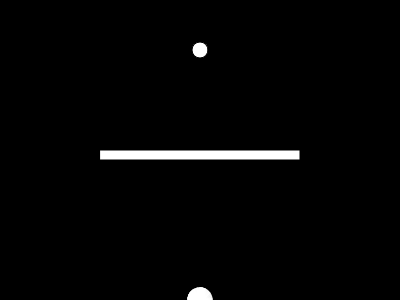
Frame 1 (no input)
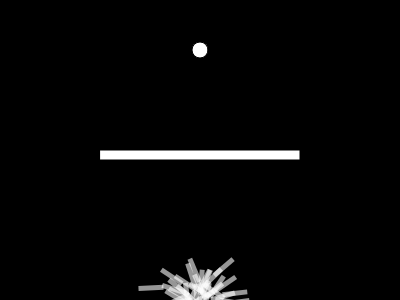
Frame 60 (no input)
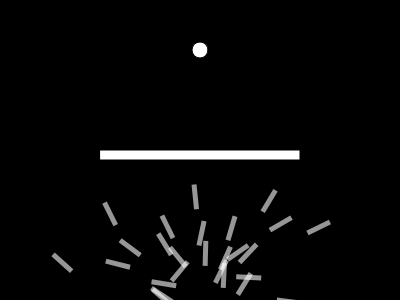
Frame 120 (the mouse pressed at the canvas centre since frame 60)

The p5.js sketch that drew these frames (run headless with seeded random() and noise() and a simulated clock; from frame 60 on, the mouse is pressed at the canvas centre):

// p5.js sketch
// ── sketch.js
let rocket;
let population;
let lifespan = 400
let lifeP;
let Gen;
let generation = 0;
let count = 0;
let target;
let stuck;
let s = 0;
let rx = 100;
let ry = 150;
let rw = 200;
let rh = 10
function setup() {
  createCanvas(400, 300)
  rocket = new Rocket()
  population = new Population()
  lifeP =  createP()
  Gen = createP()
  stuck =  createP()
  target = createVector(width/2, 50)
}


function draw() {

  background(0)
  population.run()
  lifeP.html(count)
  Gen.html(`generation : ${generation}`)
  stuck.html(`reached target : ${s}`)
  count++
  if(count == lifespan) {
    population.evaluate()
    population.selection()
   generation++
    count = 0
    s = 0;
  }


  ellipse(target.x ,  target.y , 16, 16)

  fill(255)
  rect(rx,ry,rw,rh)
}


function Population() {
  this.rockets  = []
  this.popsize = 50
  this.matingPool = []

  for(let i = 0 ; i < this.popsize ; i++) {
    this.rockets[i] = new Rocket()
  }

  let maxFitness = 0

  this.evaluate = function() {
           for (let i = 0; i < this.popsize; i++) {
           
            this.rockets[i].calculateFitness()
            if(this.rockets[i].fitness > maxFitness) {
              maxFitness = this.rockets[i].fitness
            }

           }

           for (let i = 0; i < this.popsize; i++) {
           
            this.rockets[i].fitness /= maxFitness;
            
           }

           this.matingPool = []

           for (let i = 0; i < this.popsize; i++) {
           
            let n = this.rockets[i].fitness * 100

            for (let j = 0; j < n; j++) {
              
              this.matingPool.push(this.rockets[i])
              
            }

            
           }
  }


  this.selection = function() {

    let newRockets = []

    for(let i = 0; i < this.rockets.length ; i++) {

    let parentA = random(this.matingPool).dna
    let parentB = random(this.matingPool).dna
    let child = parentA.crossOver(parentB)
    child.mutation()
    newRockets[i] = new Rocket(child)


    }

    this.rockets = newRockets
  }

  this.run = function() {
    for (let i = 0; i < this.popsize; i++) {
      this.rockets[i].update()
      this.rockets[i].show()
      
    }
  }
}


function DNA(genes) {

  if(genes) {

    this.genes = genes
  }
  else {

  this.genes = []
  for(var i = 0 ; i < lifespan; i++) {
    this.genes[i] = p5.Vector.random2D()
    this.genes[i].setMag(0.1)
  }
  }
  this.crossOver = function(parent) {
    let newgenes = []

    let mid = floor(random(this.genes.length))

    for (let i = 0; i < this.genes.length; i++) {
              if(i > mid)  {
                newgenes[i] = this.genes[i]
              }
              else {
                    newgenes[i] = parent.genes[i]
              }

            }
            return new DNA(newgenes)


  }


  this.mutation  = function() {
    for(var i = 0; i < this.genes.length ; i++) {
      if(random(1) < 0.01) {
        this.genes[i] = p5.Vector.random2D()
        this.genes[i].setMag(0.2)
      }
    }
  }
}
  


function Rocket(dna) {

  this.pos = createVector(width/2, height)
  this.vel = createVector()
  this.acc = createVector()
  this.completed = false;
  this.crahed = false;
  if(dna) {
    this.dna = dna
  }else {
  this.dna = new DNA()
  }

  this.applyForce =  function(force) {
    this.acc.add(force)
  }

  this.calculateFitness = function() {
    let d = dist(this.pos.x , this.pos.y , target.x, target.y)
    this.fitness = 1/d;

    if(this.completed) {
      this.fitness *= 10
    }
    if(this.crahed) {
      this.fitness /=  10
    }

  }

  this.update = function () {

    let d = dist(this.pos.x , this.pos.y, target.x , target.y)
    if(d < 10 ) {
      this.completed = true
      s++;
    }

    if(this.pos.x > rx && this.pos.x < rx + rw && this.pos.y > ry && this.pos.y < ry + rh) {
        this.crahed = true
    }

    if(this.pos.x > width ||  this.pos.x < 0) {
       this.crahed = true
    }
    if(this.pos.y > height ||  this.pos.y < 0 ) {
      this.crahed = 0
    }
   
    this.applyForce(this.dna.genes[count])
    if(!this.completed && !this.crahed) {
    this.vel.add(this.acc)
    this.pos.add(this.vel)
    this.acc.mult(0);
    this.vel.limit(4)
    }
  }


  this.show = function (params) {
    push()
    noStroke()
    fill(255,150)
    translate(this.pos.x , this.pos.y)
    rotate(this.vel.heading())
    rectMode(CENTER)
    rect(0,0,25,5)
    pop()
  }


}
